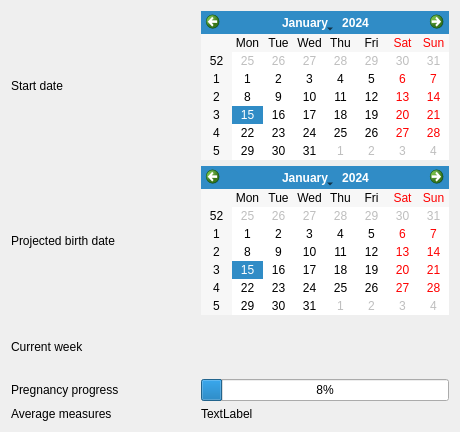
<?xml version="1.0" encoding="UTF-8"?>
<ui version="4.0">
 <class>mainwindow</class>
 <widget class="QWidget" name="mainwindow">
  <property name="geometry">
   <rect>
    <x>0</x>
    <y>0</y>
    <width>460</width>
    <height>432</height>
   </rect>
  </property>
  <property name="sizePolicy">
   <sizepolicy hsizetype="MinimumExpanding" vsizetype="MinimumExpanding">
    <horstretch>0</horstretch>
    <verstretch>0</verstretch>
   </sizepolicy>
  </property>
  <property name="windowTitle">
   <string>Pregnancy Tracker</string>
  </property>
  <layout class="QGridLayout" name="gridLayout_2">
   <item row="3" column="0">
    <widget class="QLabel" name="label_4">
     <property name="text">
      <string>Pregnancy progress</string>
     </property>
    </widget>
   </item>
   <item row="0" column="0">
    <widget class="QLabel" name="label">
     <property name="sizePolicy">
      <sizepolicy hsizetype="MinimumExpanding" vsizetype="MinimumExpanding">
       <horstretch>0</horstretch>
       <verstretch>0</verstretch>
      </sizepolicy>
     </property>
     <property name="text">
      <string>Start date</string>
     </property>
    </widget>
   </item>
   <item row="2" column="0">
    <widget class="QLabel" name="label_3">
     <property name="text">
      <string>Current week</string>
     </property>
    </widget>
   </item>
   <item row="1" column="1">
    <widget class="QCalendarWidget" name="projected_birth_widget"/>
   </item>
   <item row="3" column="1">
    <widget class="QProgressBar" name="progressBar">
     <property name="maximum">
      <number>280</number>
     </property>
     <property name="value">
      <number>24</number>
     </property>
    </widget>
   </item>
   <item row="2" column="1">
    <widget class="QLabel" name="output_label">
     <property name="sizePolicy">
      <sizepolicy hsizetype="MinimumExpanding" vsizetype="MinimumExpanding">
       <horstretch>0</horstretch>
       <verstretch>0</verstretch>
      </sizepolicy>
     </property>
     <property name="text">
      <string/>
     </property>
    </widget>
   </item>
   <item row="1" column="0">
    <widget class="QLabel" name="label_2">
     <property name="sizePolicy">
      <sizepolicy hsizetype="MinimumExpanding" vsizetype="MinimumExpanding">
       <horstretch>0</horstretch>
       <verstretch>0</verstretch>
      </sizepolicy>
     </property>
     <property name="text">
      <string>Projected birth date</string>
     </property>
    </widget>
   </item>
   <item row="4" column="0">
    <widget class="QLabel" name="label_5">
     <property name="text">
      <string>Average measures</string>
     </property>
    </widget>
   </item>
   <item row="0" column="1">
    <widget class="QCalendarWidget" name="projected_start_widget"/>
   </item>
   <item row="4" column="1">
    <widget class="QLabel" name="output_label_measures">
     <property name="text">
      <string>TextLabel</string>
     </property>
    </widget>
   </item>
  </layout>
 </widget>
 <resources/>
 <connections/>
</ui>
